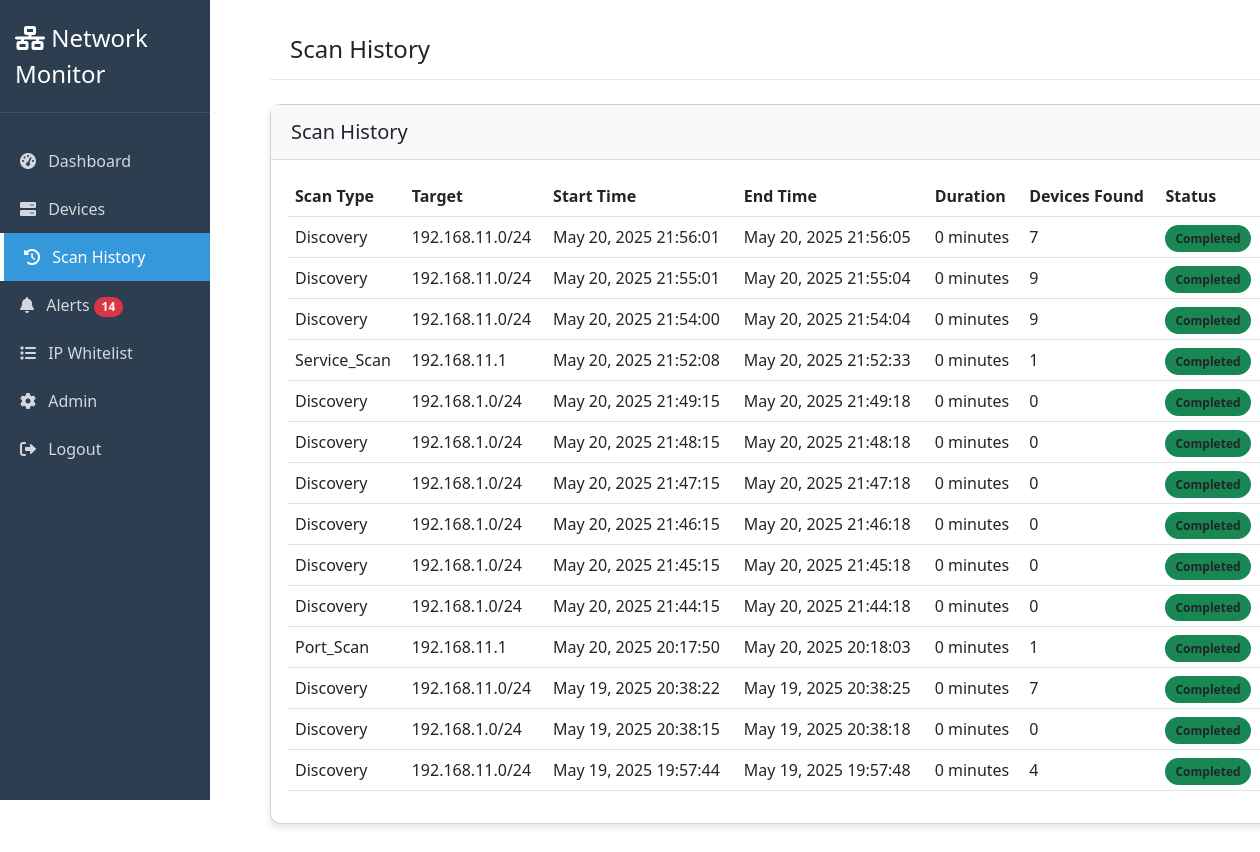
Screenshot of /accounts/scan-history/ (signed in) with the database file from the repository.
### device_monitor/models.py (models this page shows, shortened)
class ScanHistory(models.Model):
    start_time = models.DateTimeField(default=timezone.now)
    end_time = models.DateTimeField(null=True, blank=True)
    scan_type = models.CharField(max_length=50, choices=[
        ('discovery', 'Network Discovery'),
        ('port_scan', 'Port Scan'),
        ('service_scan', 'Service Detection')
    ])
    target_range = models.CharField(max_length=255)
    devices_found = models.IntegerField(default=0)
    status = models.CharField(max_length=50, default='in_progress')
    class Meta:
        ordering = ['-start_time']
        verbose_name_plural = 'Scan Histories'

### device_monitor/views.py (the view)
# urls.py: path('scan-history/', views.scan_history, name='scan_history'),
@login_required
def scan_history(request):
    context = {
        'scans': ScanHistory.objects.all(),
        'unread_count': Alert.objects.filter(is_read=False).count()
    }
    return render(request, 'device_monitor/scan_history.html', context)

### templates/device_monitor/scan_history.html (shortened to what this page needs)
{% extends 'base.html' %}
{% block page_title %}Scan History{% endblock %}
{% block content %}
<div class="card">
  <div class="card-header">
    <h5 class="mb-0">Scan History</h5>
  </div>
  <div class="card-body">
    <div class="table-responsive">
      <table class="table table-hover">
        <thead>
          <tr>
            <th>Scan Type</th>
            <th>Target</th>
            <th>Start Time</th>
            <th>End Time</th>
            <th>Duration</th>
            <th>Devices Found</th>
            <th>Status</th>
          </tr>
        </thead>
        <tbody>
          {% for scan in scans %}
          <tr>
            <td>{{ scan.scan_type|title }}</td>
            <td>{{ scan.target_range }}</td>
            <td>{{ scan.start_time|date:"M d, Y H:i:s" }}</td>
            <td>
              {% if scan.end_time %}{{ scan.end_time|date:"M d, Y H:i:s" }}{% else %}N/A{% endif %}
            </td>
            <td>
              {% if scan.end_time %}{{ scan.end_time|timeuntil:scan.start_time }}{% else %}In progress{% endif %}
            </td>
            <td>{{ scan.devices_found }}</td>
            <td>
              <span
                class="status-badge {% if scan.status == 'completed' %}bg-success{% elif scan.status == 'failed' %}bg-danger{% else %}bg-warning{% endif %}"
              >
                {{ scan.status|title }}
              </span>
            </td>
          </tr>
          {% empty %}
          <tr>
            <td colspan="7" class="text-center">No scan history available.</td>
          </tr>
          {% endfor %}
        </tbody>
      </table>
    </div>
  </div>
</div>
{% endblock %}

### templates/base.html (style rules this page uses)
:root { --primary-color: #3498db; --secondary-color: #2c3e50; --success-color: #2ecc71; --warning-color: #f39c12; --danger-color: #e74c3c; --light-bg: #f8f9fa; --dark-bg: #343a40; }
.card { border-radius: 10px; box-shadow: 0 4px 6px rgba(0, 0, 0, 0.1); margin-bottom: 20px; }
.card-header { background-color: var(--light-bg); border-bottom: 1px solid rgba(0, 0, 0, 0.125); padding: 15px 20px; }
.status-badge { padding: 5px 10px; border-radius: 50px; font-size: 12px; font-weight: bold; }

### rows the page displays
ScanHistory: scan_type "Discovery", target_range "192.168.11.0/24", start_time "May 20, 2025 21:56:01", end_time "May 20, 2025 21:56:05", end_time "0 minutes", devices_found "7", status "Completed"
ScanHistory: scan_type "Discovery", target_range "192.168.11.0/24", start_time "May 20, 2025 21:55:01", end_time "May 20, 2025 21:55:04", end_time "0 minutes", devices_found "9", status "Completed"
ScanHistory: scan_type "Discovery", target_range "192.168.11.0/24", start_time "May 20, 2025 21:54:00", end_time "May 20, 2025 21:54:04", end_time "0 minutes", devices_found "9", status "Completed"
ScanHistory: scan_type "Service_Scan", target_range "192.168.11.1", start_time "May 20, 2025 21:52:08", end_time "May 20, 2025 21:52:33", end_time "0 minutes", devices_found "1", status "Completed"
ScanHistory: scan_type "Discovery", target_range "192.168.1.0/24", start_time "May 20, 2025 21:49:15", end_time "May 20, 2025 21:49:18", end_time "0 minutes", devices_found "0", status "Completed"
ScanHistory: scan_type "Discovery", target_range "192.168.1.0/24", start_time "May 20, 2025 21:48:15", end_time "May 20, 2025 21:48:18", end_time "0 minutes", devices_found "0", status "Completed"
ScanHistory: scan_type "Discovery", target_range "192.168.1.0/24", start_time "May 20, 2025 21:47:15", end_time "May 20, 2025 21:47:18", end_time "0 minutes", devices_found "0", status "Completed"
ScanHistory: scan_type "Discovery", target_range "192.168.1.0/24", start_time "May 20, 2025 21:46:15", end_time "May 20, 2025 21:46:18", end_time "0 minutes", devices_found "0", status "Completed"
ScanHistory: scan_type "Discovery", target_range "192.168.1.0/24", start_time "May 20, 2025 21:45:15", end_time "May 20, 2025 21:45:18", end_time "0 minutes", devices_found "0", status "Completed"
ScanHistory: scan_type "Discovery", target_range "192.168.1.0/24", start_time "May 20, 2025 21:44:15", end_time "May 20, 2025 21:44:18", end_time "0 minutes", devices_found "0", status "Completed"
ScanHistory: scan_type "Port_Scan", target_range "192.168.11.1", start_time "May 20, 2025 20:17:50", end_time "May 20, 2025 20:18:03", end_time "0 minutes", devices_found "1", status "Completed"
ScanHistory: scan_type "Discovery", target_range "192.168.11.0/24", start_time "May 19, 2025 20:38:22", end_time "May 19, 2025 20:38:25", end_time "0 minutes", devices_found "7", status "Completed"
ScanHistory: scan_type "Discovery", target_range "192.168.1.0/24", start_time "May 19, 2025 20:38:15", end_time "May 19, 2025 20:38:18", end_time "0 minutes", devices_found "0", status "Completed"
ScanHistory: scan_type "Discovery", target_range "192.168.11.0/24", start_time "May 19, 2025 19:57:44", end_time "May 19, 2025 19:57:48", end_time "0 minutes", devices_found "4", status "Completed"

### other values shown
{{ unread_count }} "14"
